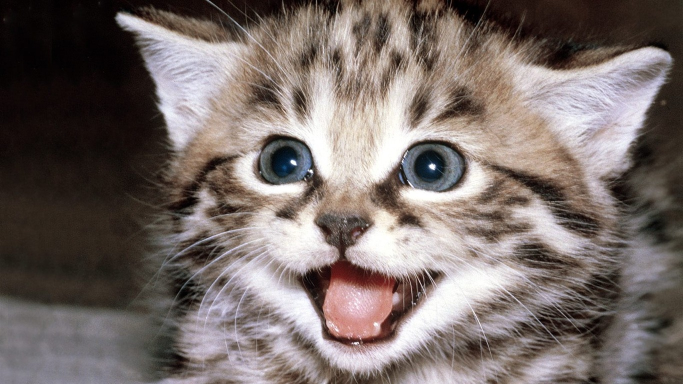
#> input picture python/testikuvat/kisu.jpg, 1366 x 768 px (shown at 1/2 size)
$ python modPix.py   (Python 2 division)
#> lines starting #> are read from the running program, lines starting #| are printed output that depends on the picture
#!/usr/bin/python

import cv2
import numpy as np

img = cv2.imread('testikuvat/kisu.jpg')
#> img is the input picture: shape (768, 1366, 3); mean B, G, R 104.7, 108.4, 119.5

#somecat = img[300:500, 330:550]
#img[200:400, 230:450] = somecat


cv2.imshow("original", cv2.resize(img, None, fx=0.5, fy=0.5))

cv2.waitKey()


b = img[:,:,0]
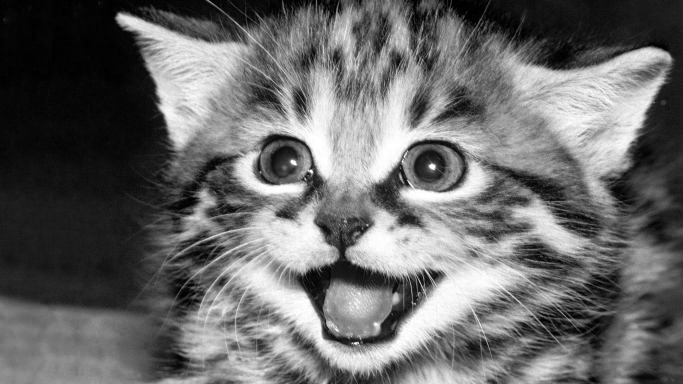
#> b: shape (768, 1366) (shown at 1/2 size); min 0, max 255, mean 104.7
r = img[:,:,2]
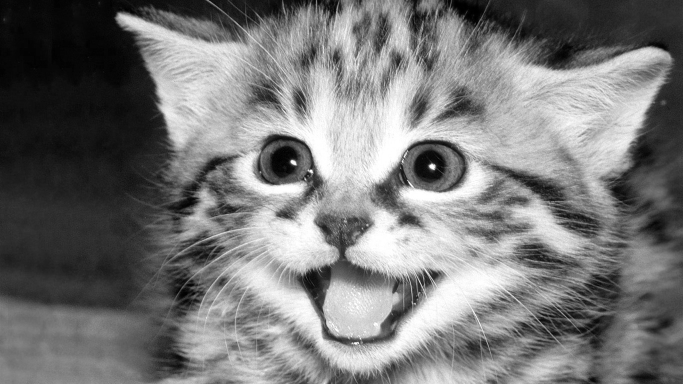
#> r: shape (768, 1366) (shown at 1/2 size); min 0, max 255, mean 119.5
g = img[:,:,1]

rows,cols = b.shape
#> rows = 768; cols = 1366

blueM = np.empty((rows, cols, 3), dtype=np.uint8)
blueM[:,:] = [0,0,0]
blueM[:,:,0] = img[:,:,0] #get blue
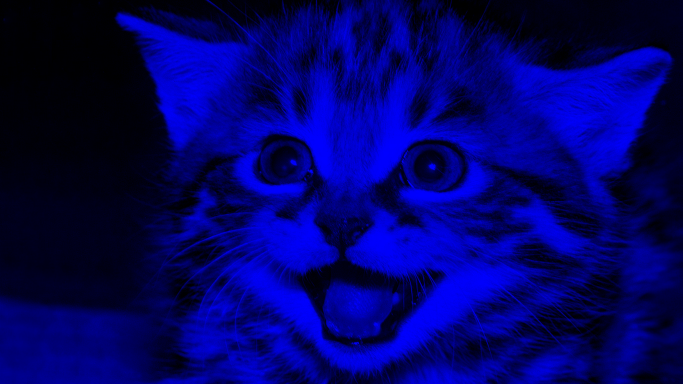
#> blueM: shape (768, 1366, 3) (shown at 1/2 size); mean B, G, R 104.7, 0, 0

rows,cols = g.shape

greenM = np.empty((rows, cols, 3), dtype=np.uint8)
greenM[:,:] = [0,0,0]
greenM[:,:,1] = img[:,:,1] #get blue
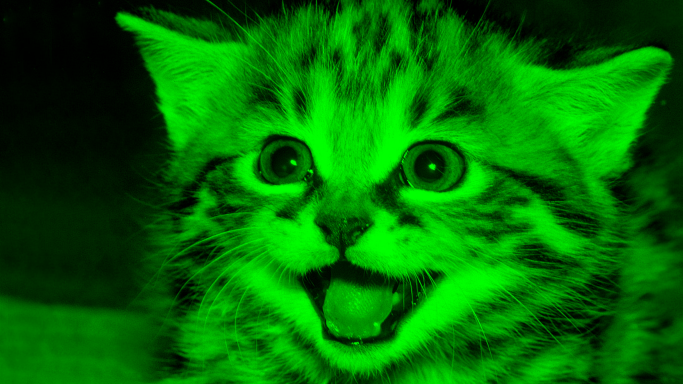
#> greenM: shape (768, 1366, 3) (shown at 1/2 size); mean B, G, R 0, 108.4, 0

rows,cols = r.shape

redM = np.empty((rows, cols, 3), dtype=np.uint8)
redM[:,:] = [0,0,0]
redM[:,:,2] = img[:,:,2] #get blue
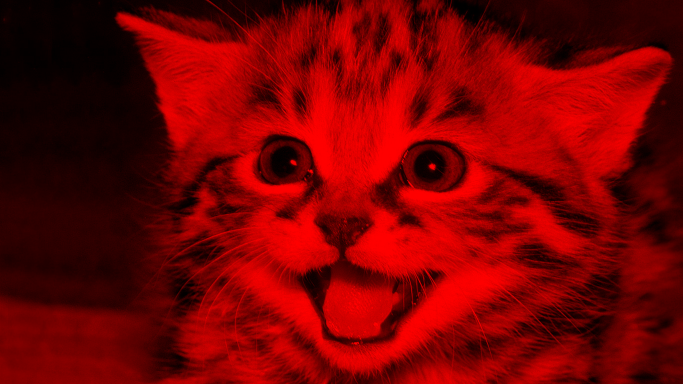
#> redM: shape (768, 1366, 3) (shown at 1/2 size); mean B, G, R 0, 0, 119.5
print blueM[50,200]
#| [4 0 0]
print img[50,200]
#| [4 5 9]


# [5 lines of commented-out code are left out]

x = np.uint8([250])
y = np.uint8([10])

print cv2.add(x,y)
print x+y


#cv2.imshow("sum np", cv2.resize((redM+greenM), None, fx=0.5, fy=0.5))
#cv2.imshow("sum cv2", cv2.resize(cv2.add(redM,greenM), None, fx=0.5, fy=0.5))
cv2.imshow("doubled np", cv2.resize(img + img, None, fx=0.5, fy=0.5))
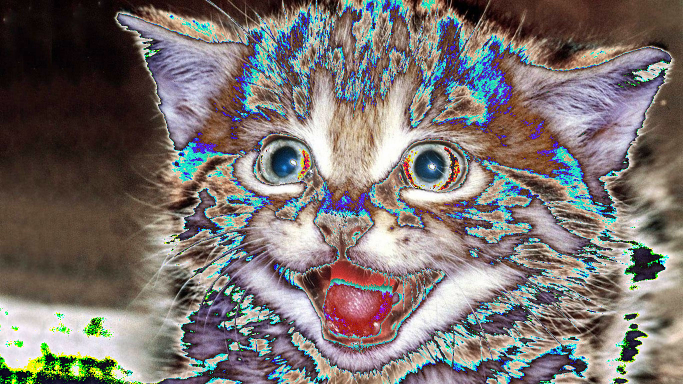
#> window 'doubled np': shape (384, 683, 3); mean B, G, R 111.7, 115, 122.9
cv2.imshow("doubled cv2", cv2.resize(cv2.add(img,img), None, fx=0.5, fy=0.5))
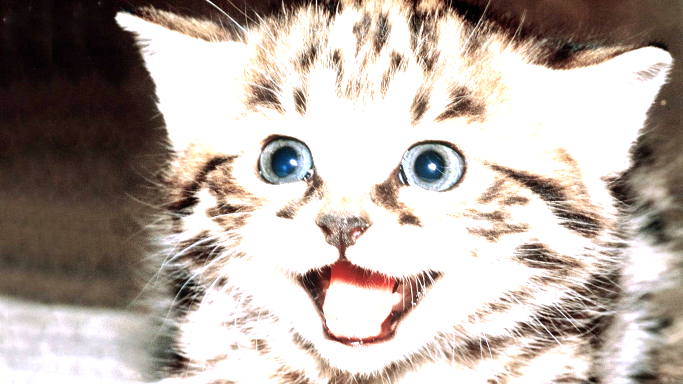
#> window 'doubled cv2': shape (384, 683, 3); mean B, G, R 165, 172.3, 183.8

cv2.waitKey()

$ run again, with python/testikuvat/sormella.jpg copied over python/testikuvat/kisu.jpg
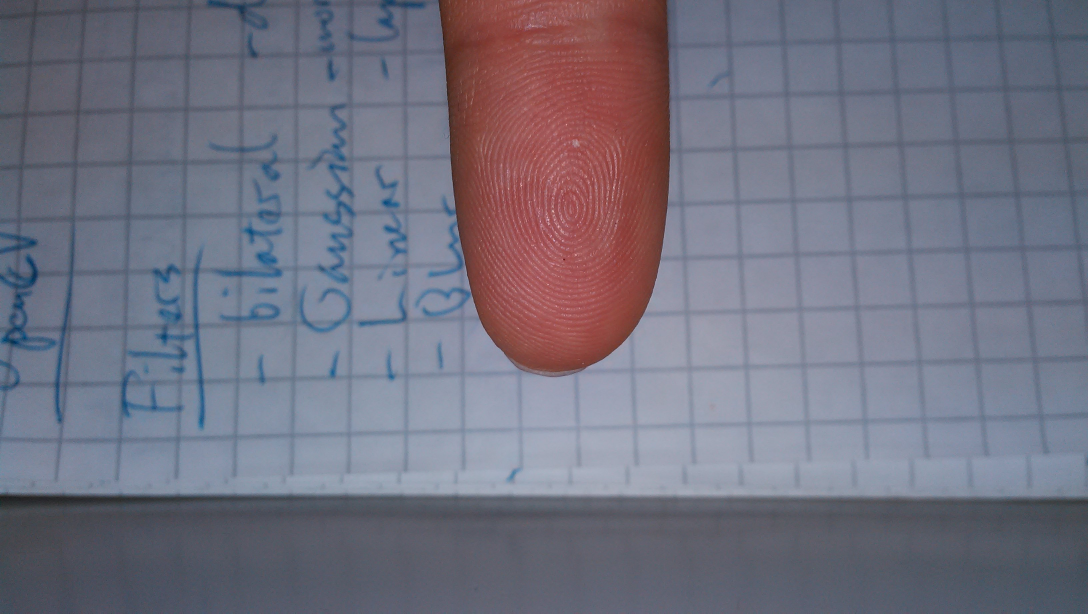
#> input picture python/testikuvat/sormella.jpg, 3264 x 1840 px (shown at 1/3 size)
#> img is the input picture: shape (1840, 3264, 3); mean B, G, R 128.1, 113.2, 113.8
#| [95  0  0]
#| [95 83 81]
#> `cv2.imshow("doubled np", cv2.resize(img + img, None, fx=0.5, fy=0.5))`:
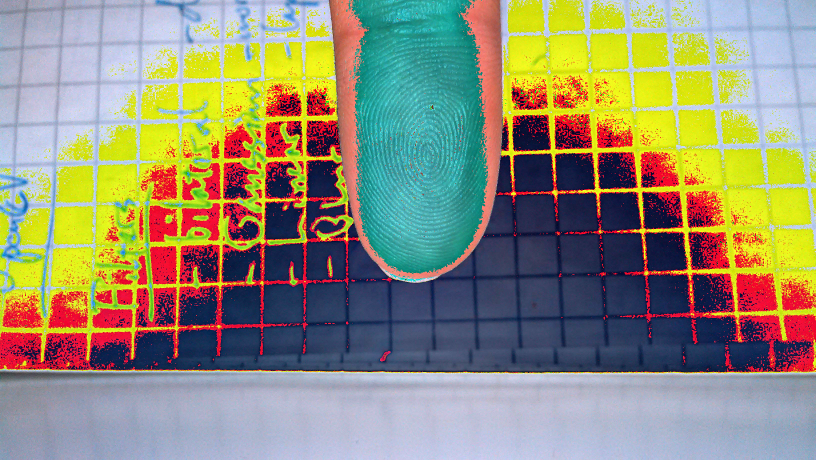
#> window 'doubled np': shape (920, 1632, 3) (shown at 1/2 size); mean B, G, R 118.1, 142.7, 145.9
#> `cv2.imshow("doubled cv2", cv2.resize(cv2.add(img,img), None, fx=0.5, f..`:
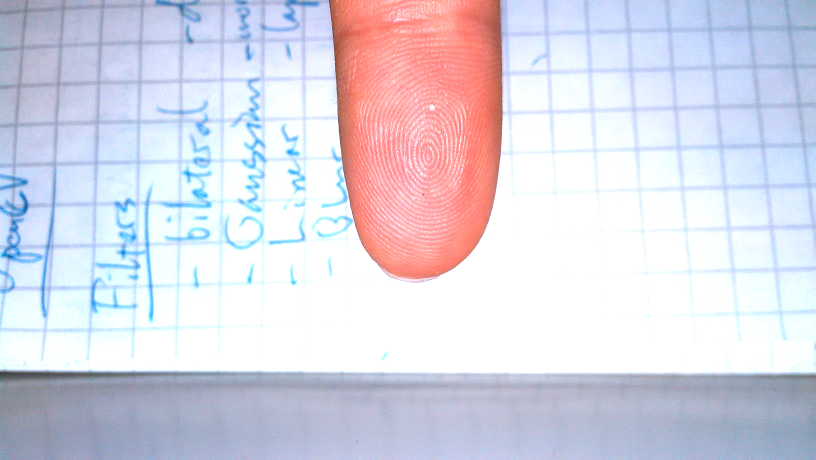
#> window 'doubled cv2': shape (920, 1632, 3) (shown at 1/2 size); mean B, G, R 228.3, 215, 216.4
